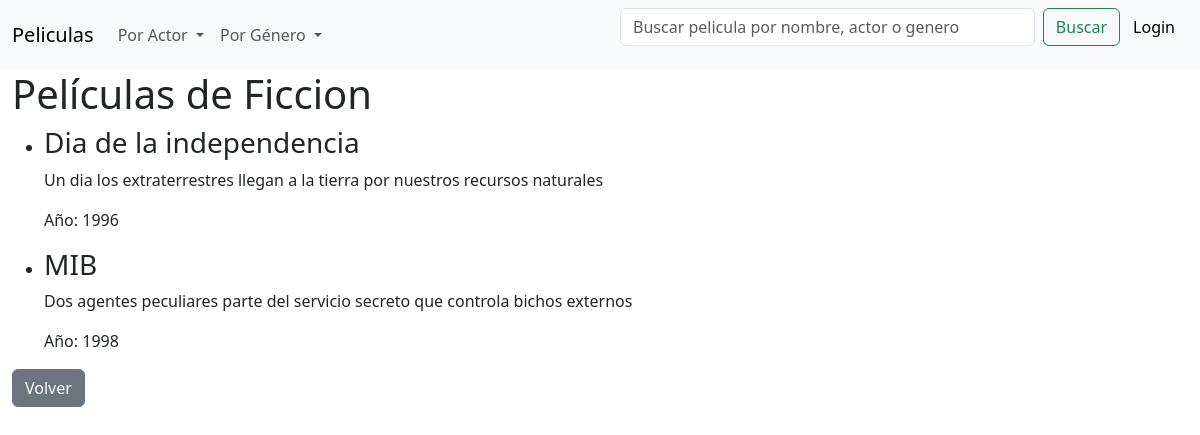
Page /movie/genre/3/ on the committed database.
### movie/models.py (models this page shows, shortened)
class Genre(models.Model):
    name = models.CharField(max_length=100)

class Movie(models.Model):
    name = models.CharField(max_length=100)
    synopsis = models.CharField(max_length=250)
    duration = models.IntegerField()
    year = models.IntegerField()
    imdb = models.FloatField()
    trailerLink = models.CharField(max_length=250)
    genre = models.ForeignKey(Genre, on_delete=models.CASCADE)

### movie/views/view_login.py (the view)
# urls.py: path('genre/<int:genre_id>/', views.movies_by_genre, name='movies_by_genre'),
def movies_by_genre(request, genre_id):
    genre = Genre.objects.get(id=genre_id)
    movies = Movie.objects.filter(genre=genre)
    context = {
        'genre': genre,
        'movies': movies,
    }
    return render(request, 'movie/movies_by_genre.html', context)

### movie/templates/movie/movies_by_genre.html
{% include "movie/partials/navbar-client.html" %}
<div class="container-fluid">
    <h1>Películas de {{ genre.name }}</h1>
    <ul>
        {% for movie in movies %}
            <li>
                <h3>{{ movie.name }}</h3>
                <p>{{ movie.synopsis }}</p>
                <p>Año: {{ movie.year }}</p>
            </li>
        {% empty %}
            <li>No hay películas disponibles en este género.</li>
        {% endfor %}
    </ul>
    <a class="btn btn-secondary" href="{% url 'movie:index' %}">Volver</a>
</div>

### rows in the picture
Genre: name "Ficcion"
Movie: name "Dia de la independencia", synopsis "Un dia los extraterrestres llegan a la tierra por nuestros recursos naturales", year "1996"
Movie: name "MIB", synopsis "Dos agentes peculiares parte del servicio secreto que controla bichos externos", year "1998"
